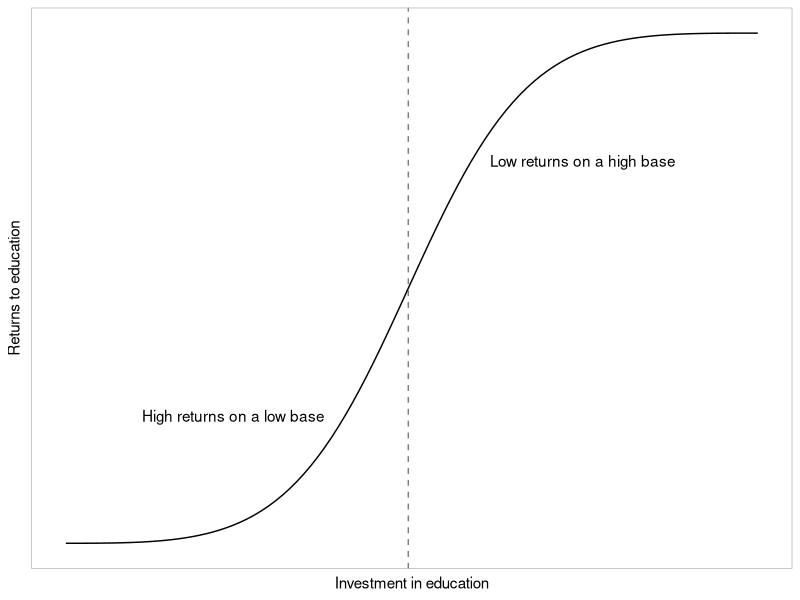

This chart was generated by the following R code:
## ---- chunk 1
library(tidyverse)
theme_set(theme_light())
df <- tibble(x = 1:100) %>% 
  mutate(x = x / 100)

b = 3

df <- df %>% 
  mutate(y = 1/(1+(x/(1-x))^-b))

## ---- chunk 2

annotations <- tibble(
  x = c(.25, .75),
  y = c(.25, .75),
  label = c(
    "High returns on a low base",
    "Low returns on a high base"
  )
)

df %>%
  ggplot(aes(x, y)) +
  geom_line() +
  geom_text(aes(x, y, label = label), data = annotations) +
  labs(
    x = "Investment in education",
    y = "Returns to education"
  ) +
  geom_vline(xintercept = .5, lty = 2, alpha = .5) +
  theme(
    panel.grid = element_blank(),
    axis.text = element_blank(),
    axis.ticks = element_blank()
  )
